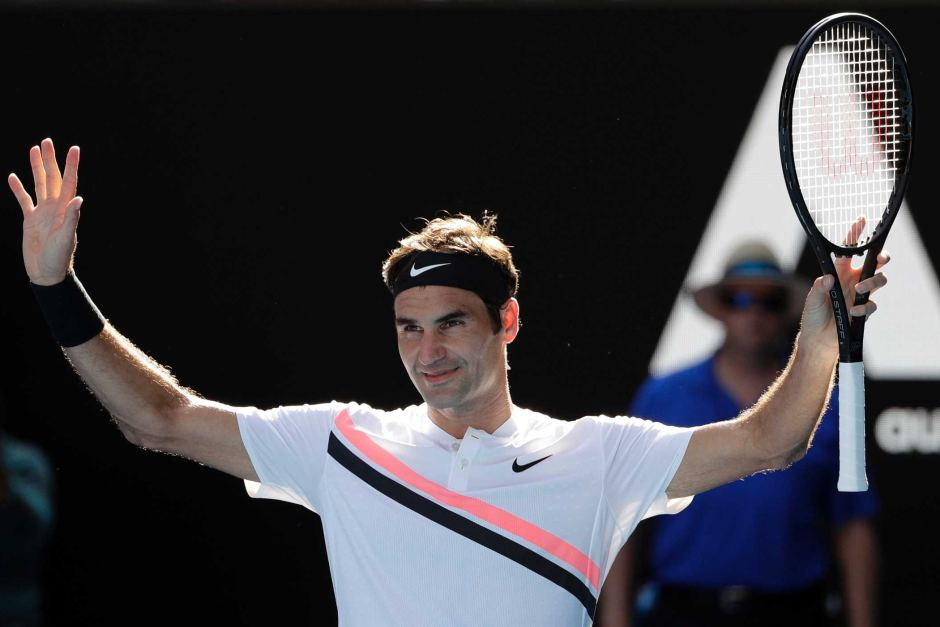
#> input picture assets/roger.jpg, 940 x 627 px, given in place of the camera
$ jupyter execute Untitled3.ipynb
#> lines starting #> are read from the running program, lines starting #| are printed output that depends on the picture
#> further down, frame is the input picture: shape (627, 940, 3); mean B, G, R 62.6, 58.5, 60
[cell 1]
import cv2
import numpy as np

[cell 2]
#from_future_ import absolute import
#from_future_ import absolute division
#from_future_ import absolute print_function


def apply_invert(frame):
    return cv2.bitwise_not(frame)
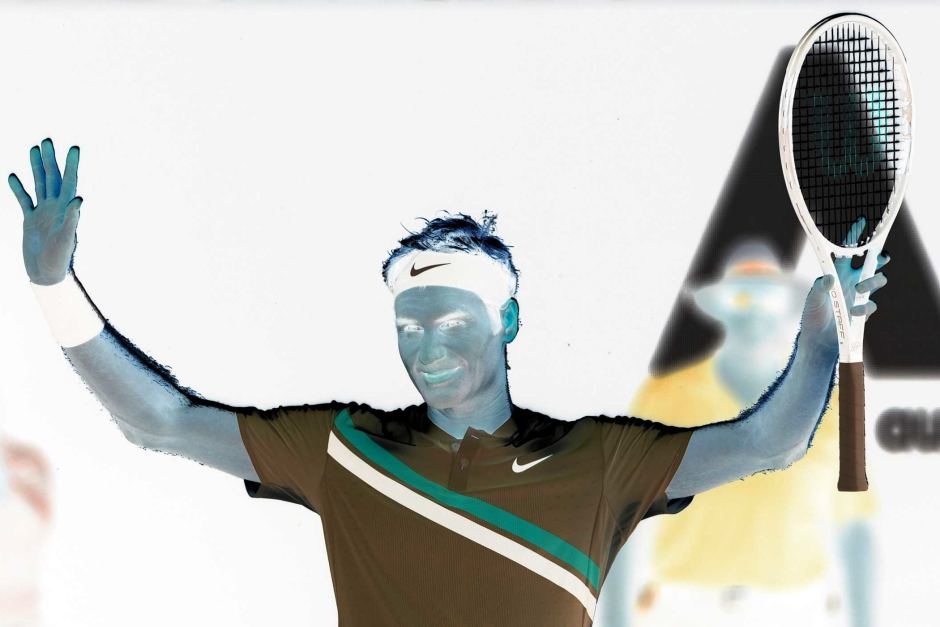
#> returned value: shape (627, 940, 3); mean of channels 0, 1, 2 192.4, 196.5, 195; drawn as B, G, R

def apply_sepia(frame, intensity=0.5):
#> called with intensity = 0.5
    blue, green, red= 20, 66, 112
    frame=cv2.cvtColor(frame, cv2.COLOR_BGR2BGRA)
#> frame: shape (627, 940, 4)
    frame_height, frame_width, frame_channel=frame.shape
#> frame_height = 627; frame_width = 940; frame_channel = 4
    sepia_bgra=(blue, green, red,1)
    overlay=np.full((frame_height, frame_width,4), sepia_bgra, dtype='uint8')
    frame=cv2.addWeighted(overlay, intensity, frame, 1.0,0)
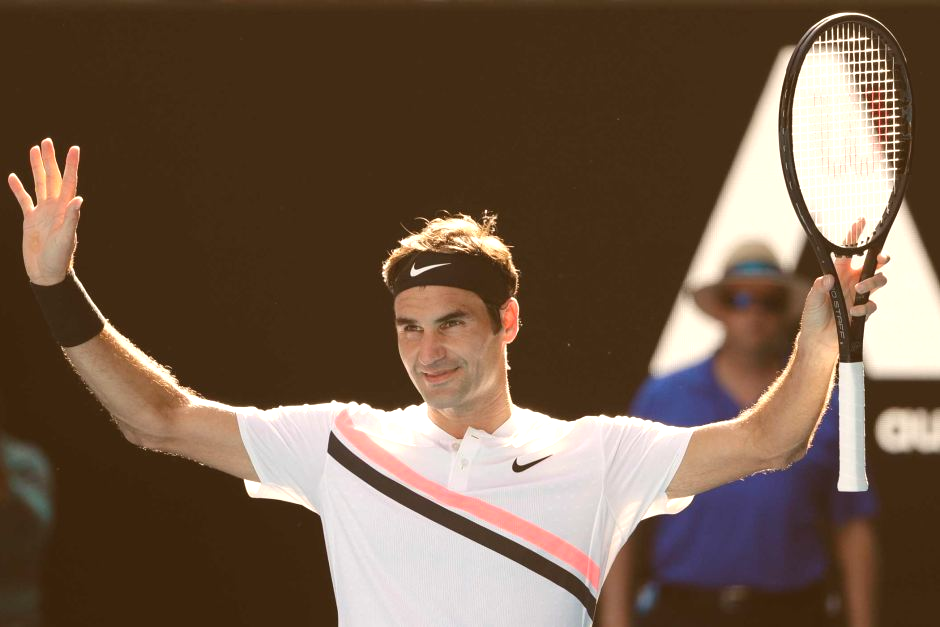
#> frame: shape (627, 940, 4); mean B, G, R, A 72.5, 90.9, 113.4, 255
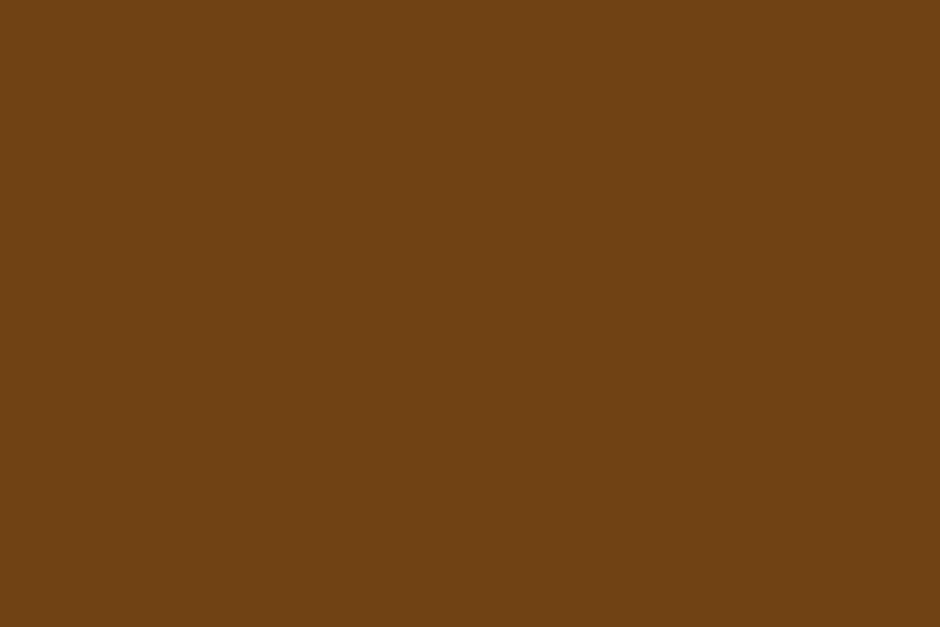
#> overlay: shape (627, 940, 4); mean B, G, R, A 20, 66, 112, 1
    frame=cv2.cvtColor(frame, cv2.COLOR_BGRA2BGR)
#> frame: shape (627, 940, 3)
    return frame

def apply_reddish(frame, intensity=0.5):
#> called with intensity = 0.5
    blue, green, red= 0, 28, 225
    frame=cv2.cvtColor(frame, cv2.COLOR_BGR2BGRA)
    frame_height, frame_width, frame_channel=frame.shape
#> frame_height = 627; frame_width = 940; frame_channel = 4
    sepia_bgra=(blue, green, red,1)
    overlay=np.full((frame_height, frame_width,4), sepia_bgra, dtype='uint8')
    frame=cv2.addWeighted(overlay, intensity, frame, 1.0,0)
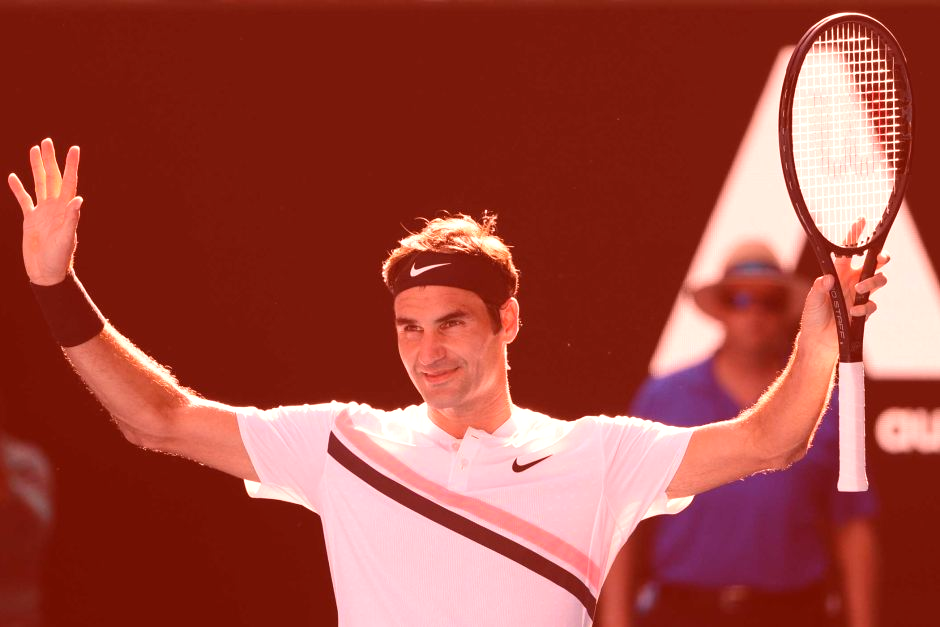
#> frame: shape (627, 940, 4); mean B, G, R, A 62.6, 72.3, 160.7, 255
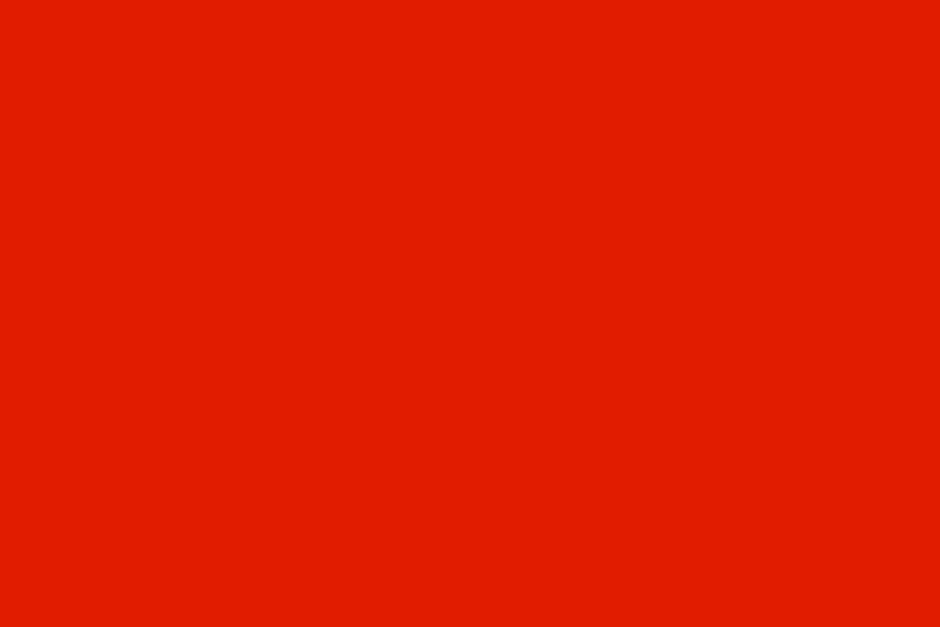
#> overlay: shape (627, 940, 4); mean B, G, R, A 0, 28, 225, 1
    frame=cv2.cvtColor(frame, cv2.COLOR_BGRA2BGR)
#> frame: shape (627, 940, 3)
    return frame

cap= cv2.VideoCapture(0)

while True:
    _, frame= cap.read()
    invert=apply_invert(frame)
    sepia=apply_sepia(frame)
    reddish=apply_reddish(frame)
    cv2.imshow('frame', frame)
    cv2.imshow('invert', invert)
    cv2.imshow('sepia', sepia)
    cv2.imshow('reddish',reddish )
    k=cv2.waitKey(1)
#> (key q is pressed here)

    if k==ord('q') or k==27:
        cap.release()
        cv2.destroyAllWindows()
        break

$ run again, on assets/digits.png
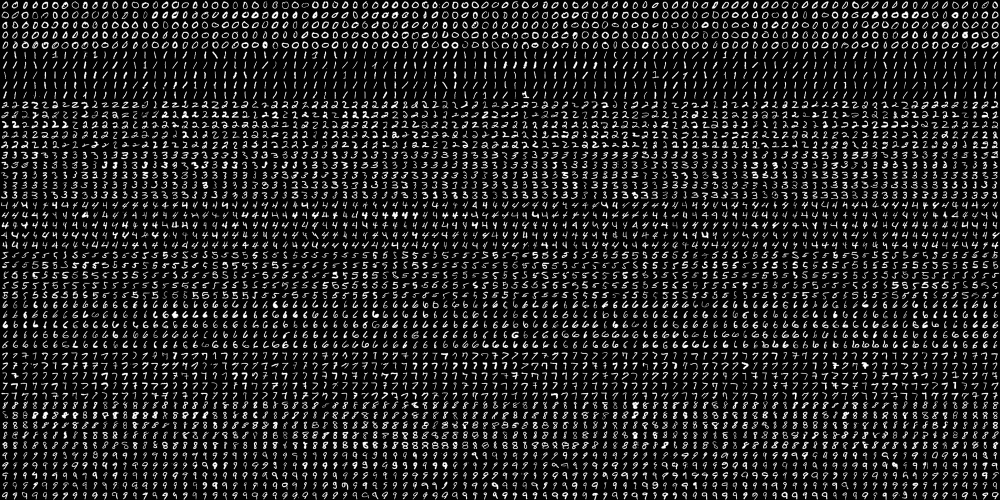
#> input picture assets/digits.png, 2000 x 1000 px, given in place of the camera (shown at 1/2 size)
#> frame is the input picture: shape (1000, 2000, 3); min 0, max 255, mean 33.8
#> in apply_invert, `return cv2.bitwise_not(frame)`:
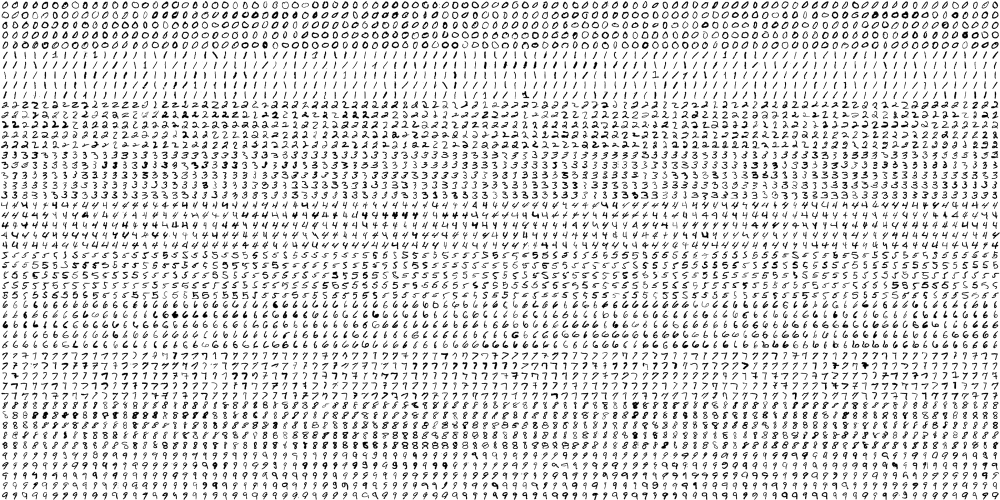
#> returned value: shape (1000, 2000, 3) (shown at 1/2 size); min 0, max 255, mean 221.2
#> in apply_reddish, `frame=cv2.addWeighted(overlay, intensity, frame, 1.0,0)`:
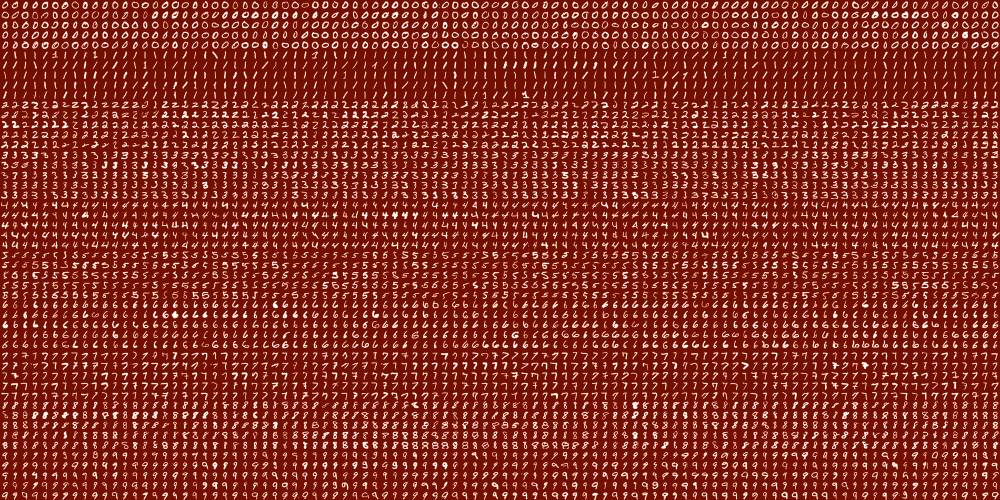
#> frame: shape (1000, 2000, 4) (shown at 1/2 size); mean B, G, R, A 33.8, 47.3, 136.6, 255

$ run again, on assets/fashion.png
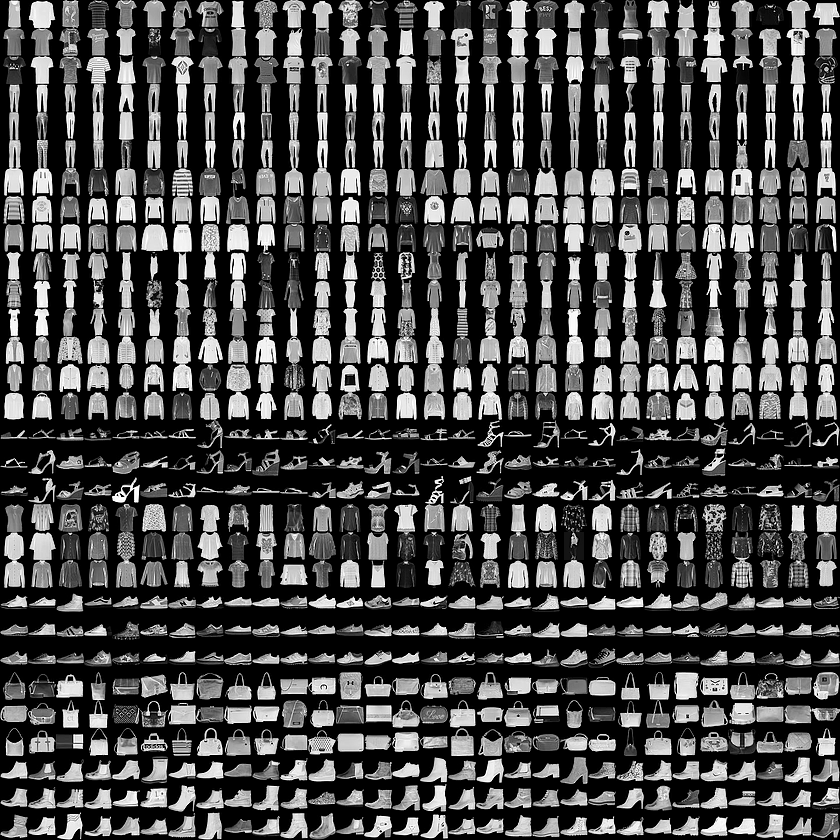
#> input picture assets/fashion.png, 840 x 840 px, given in place of the camera
#> frame is the input picture: shape (840, 840, 3); min 0, max 255, mean 72
#> in apply_invert, `return cv2.bitwise_not(frame)`:
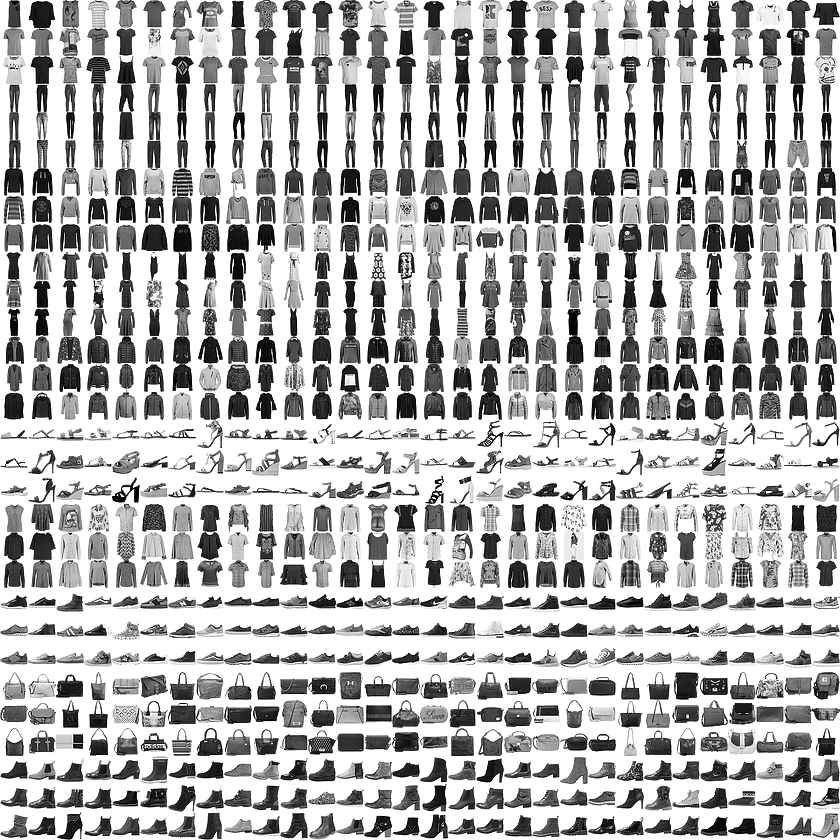
#> returned value: shape (840, 840, 3); min 0, max 255, mean 183
#> in apply_reddish, `frame=cv2.addWeighted(overlay, intensity, frame, 1.0,0)`:
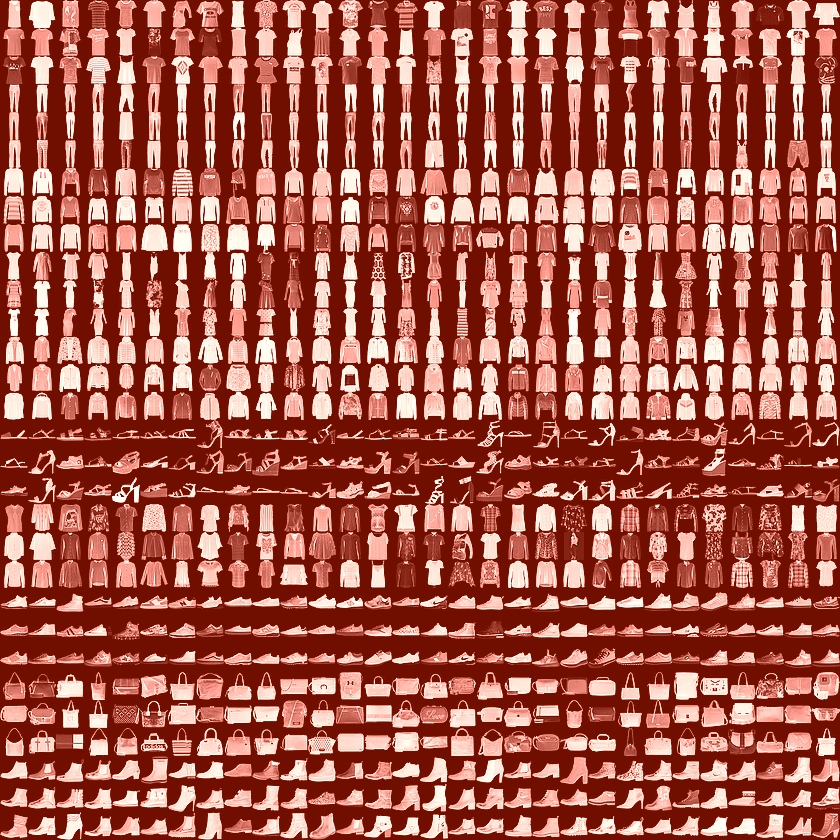
#> frame: shape (840, 840, 4); mean B, G, R, A 72, 85.8, 167.5, 255
